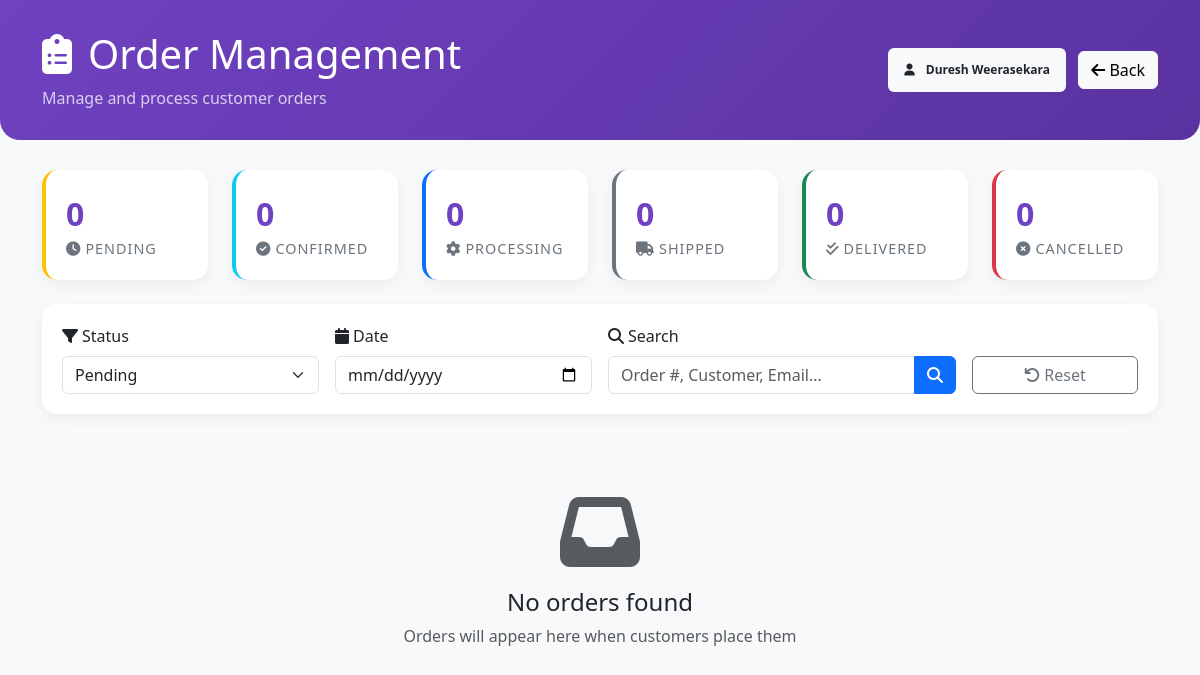
/pages/admin/staff-orders.php (signed in), run on an earlier commit of the app's database.
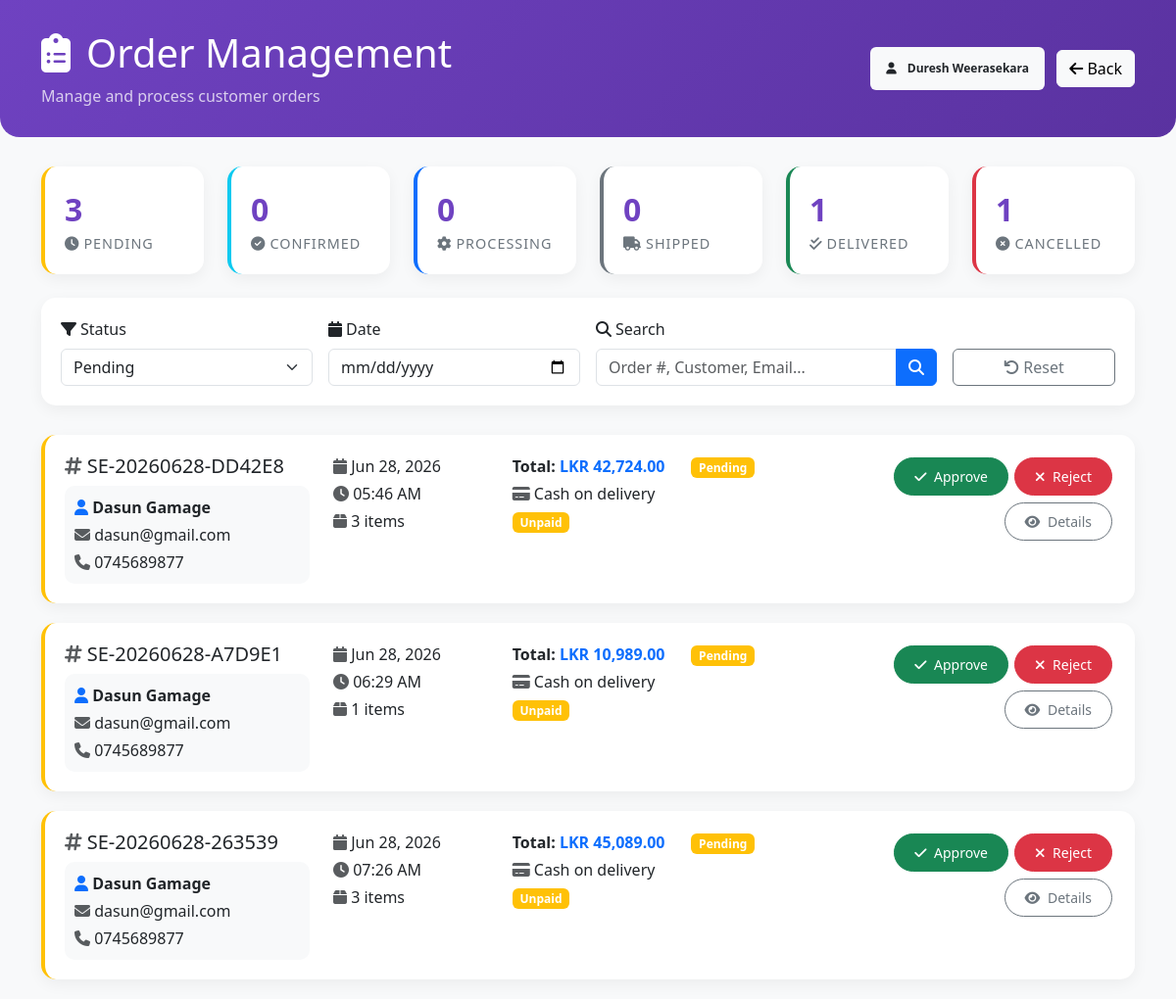
And on a later commit of the database.
### tables this page shows
CREATE TABLE `orders` (
  `id` int(11) NOT NULL,
  `order_number` varchar(50) NOT NULL,
  `user_id` int(11) DEFAULT NULL,
  `total_amount` decimal(10,2) NOT NULL,
  `discount_amount` decimal(10,2) DEFAULT 0.00,
  `tax_amount` decimal(10,2) DEFAULT 0.00,
  `grand_total` decimal(10,2) NOT NULL,
  `status` enum('pending','confirmed','processing','shipped','delivered','cancelled','refunded') DEFAULT 'pending',
  `payment_method` enum('cash_on_delivery','card','bank_transfer','online') DEFAULT 'cash_on_delivery',
  `payment_status` enum('unpaid','paid','refunded','failed') DEFAULT 'unpaid',
  `shipping_address` text DEFAULT NULL,
  `billing_address` text DEFAULT NULL,
  `phone` varchar(15) DEFAULT NULL,
  `notes` text DEFAULT NULL,
  `staff_notes` text DEFAULT NULL,
  `ordered_at` timestamp NOT NULL DEFAULT current_timestamp(),
  `updated_at` timestamp NULL DEFAULT NULL ON UPDATE current_timestamp(),
  `approved_at` timestamp NULL DEFAULT NULL,
  `delivered_at` timestamp NULL DEFAULT NULL,
  `processed_by` int(11) DEFAULT NULL
);

CREATE TABLE `reg` (
  `regID` int(10) NOT NULL,
  `fName` varchar(25) NOT NULL,
  `lName` varchar(25) NOT NULL,
  `email` varchar(50) NOT NULL,
  `contactNo` varchar(10) NOT NULL,
  `password` varchar(64) NOT NULL,
  `password_changed` tinyint(1) DEFAULT 0,
  `regDate` timestamp NOT NULL DEFAULT current_timestamp() ON UPDATE current_timestamp(),
  `modifyDate` datetime NOT NULL,
  `role` varchar(20) NOT NULL,
  `cStatus` tinyint(1) NOT NULL
);

### pages/admin/staff-orders.php (the view, shortened to what the changed rows need)
<?php
$status_filter = $_GET['status'] ?? 'pending';
$where_conditions = [];
$params = [];
if ($status_filter !== 'all') {
    $where_conditions[] = "o.status = ?";
    $params[] = $status_filter;
}
$where_clause = !empty($where_conditions) ? 'WHERE ' . implode(' AND ', $where_conditions) : '';
try {
    $pdo = getPDOConnection();
    $query = "
        SELECT o.*, r.fName as customer_name, r.email, r.contactNo,
               (SELECT COUNT(*) FROM order_items WHERE order_id = o.id) as items_count
        FROM orders o
        JOIN reg r ON o.user_id = r.regID
        {$where_clause}
        ORDER BY
            CASE
                WHEN o.status = 'pending' THEN 1
                WHEN o.status = 'confirmed' THEN 2
                WHEN o.status = 'processing' THEN 3
                WHEN o.status = 'shipped' THEN 4
                WHEN o.status = 'delivered' THEN 5
                WHEN o.status = 'cancelled' THEN 6
            END,
            o.ordered_at ASC
    ";
    $stmt = $pdo->prepare($query);
    if (!empty($params)) {
        $stmt->execute($params);
    } else {
        $stmt->execute();
    }
    $orders = $stmt->fetchAll(PDO::FETCH_ASSOC);
    $stats_query = "
        SELECT
            COUNT(*) as total_orders,
            SUM(CASE WHEN status = 'pending' THEN 1 ELSE 0 END) as pending_count,
            SUM(CASE WHEN status = 'confirmed' THEN 1 ELSE 0 END) as confirmed_count,
            SUM(CASE WHEN status = 'processing' THEN 1 ELSE 0 END) as processing_count,
            SUM(CASE WHEN status = 'shipped' THEN 1 ELSE 0 END) as shipped_count,
            SUM(CASE WHEN status = 'delivered' THEN 1 ELSE 0 END) as delivered_count,
            SUM(CASE WHEN status = 'cancelled' THEN 1 ELSE 0 END) as cancelled_count
        FROM orders
    ";
    $stats = $pdo->query($stats_query)->fetch(PDO::FETCH_ASSOC);
} catch (Exception $e) {
    error_log("Staff orders error: " . $e->getMessage());
    $orders = [];
    $stats = [];
}
function getStatusBadge($status) {
    $badges = [
        'pending' => 'warning',
        'confirmed' => 'info',
        'processing' => 'primary',
        'shipped' => 'secondary',
        'delivered' => 'success',
        'cancelled' => 'danger'
    ];
    $color = $badges[$status] ?? 'secondary';
    return "<span class='badge bg-{$color}'>" . ucfirst($status) . "</span>";
}
function getAvailableActions($status) {
    $actions = [
        'pending' => ['approve' => 'Approve', 'reject' => 'Reject'],
        'confirmed' => ['processing' => 'Start Processing', 'reject' => 'Cancel'],
        'processing' => ['ship' => 'Mark as Shipped', 'reject' => 'Cancel'],
        'shipped' => ['deliver' => 'Mark as Delivered'],
        'delivered' => [],
        'cancelled' => []
    ];
    return $actions[$status] ?? [];
}
?>
<!DOCTYPE html>
<html lang="en">
<head>
    <link href="https://cdn.jsdelivr.net/npm/bootstrap@5.3.0-alpha1/dist/css/bootstrap.min.css" rel="stylesheet">
    <link rel="stylesheet" href="https://cdnjs.cloudflare.com/ajax/libs/font-awesome/6.4.0/css/all.min.css">
    <link href="https://cdn.datatables.net/1.13.4/css/dataTables.bootstrap5.min.css" rel="stylesheet">
</head>
<body>
<div class="page-header">
    <div class="container">
        <div class="row align-items-center">
            <div class="col-md-8">
                <h1><i class="fas fa-clipboard-list me-3"></i>Order Management</h1>
            </div>
        </div>
    </div>
</div>
<div class="container">
    <div class="row mb-4">
        <div class="col-md-2 col-6">
            <div class="stat-card pending" onclick="filterOrders('pending')">
                <div class="number"><?php echo $stats['pending_count'] ?? 0; ?></div>
                <div class="label"><i class="fas fa-clock me-1"></i>Pending</div>
            </div>
        </div>
        <div class="col-md-2 col-6">
            <div class="stat-card delivered" onclick="filterOrders('delivered')">
                <div class="number"><?php echo $stats['delivered_count'] ?? 0; ?></div>
                <div class="label"><i class="fas fa-check-double me-1"></i>Delivered</div>
            </div>
        </div>
        <div class="col-md-2 col-6">
            <div class="stat-card cancelled" onclick="filterOrders('cancelled')">
                <div class="number"><?php echo $stats['cancelled_count'] ?? 0; ?></div>
                <div class="label"><i class="fas fa-times-circle me-1"></i>Cancelled</div>
            </div>
        </div>
    </div>
    <div id="ordersList">
        <?php if (empty($orders)): ?>
            <div class="text-center py-5">
                <i class="fas fa-inbox display-1 text-muted"></i>
                <h4 class="mt-3">No orders found</h4>
                <p class="text-muted">Orders will appear here when customers place them</p>
            </div>
        <?php else: ?>
            <?php foreach ($orders as $order): ?>
            <div class="order-card <?php echo $order['status']; ?>" id="order-<?php echo $order['id']; ?>">
                <div class="row">
                    <div class="col-md-3">
                        <h5 class="mb-1">
                            <i class="fas fa-hashtag text-muted"></i>
                            <?php echo htmlspecialchars($order['order_number']); ?>
                        </h5>
                        <div class="customer-info mt-2">
                            <p class="mb-1">
                                <i class="fas fa-user text-primary"></i>
                                <strong><?php echo htmlspecialchars($order['customer_name']); ?></strong>
                            </p>
                            <p class="mb-1">
                                <i class="fas fa-envelope text-muted"></i>
                                <?php echo htmlspecialchars($order['email']); ?>
                            </p>
                            <p class="mb-0">
                                <i class="fas fa-phone text-muted"></i>
                                <?php echo htmlspecialchars($order['contactNo'] ?? 'N/A'); ?>
                            </p>
                        </div>
                    </div>
                    <div class="col-md-2">
                        <p class="mb-1">
                            <i class="fas fa-calendar text-muted"></i>
                            <?php echo date('M d, Y', strtotime($order['ordered_at'])); ?>
                        </p>
                        <p class="mb-1">
                            <i class="fas fa-clock text-muted"></i>
                            <?php echo date('h:i A', strtotime($order['ordered_at'])); ?>
                        </p>
                        <p class="mb-0">
                            <i class="fas fa-box text-muted"></i>
                            <?php echo $order['items_count']; ?> items
                        </p>
                    </div>
                    <div class="col-md-2">
                        <p class="mb-1">
                            <strong>Total:</strong>
                            <span class="text-primary fw-bold">LKR <?php echo number_format($order['grand_total'], 2); ?></span>
                        </p>
                        <p class="mb-1">
                            <i class="fas fa-credit-card text-muted"></i>
                            <?php echo ucfirst(str_replace('_', ' ', $order['payment_method'])); ?>
                        </p>
                        <p class="mb-0">
                            <span class="badge <?php echo $order['payment_status'] === 'paid' ? 'bg-success' : 'bg-warning'; ?>">
                                <?php echo ucfirst($order['payment_status']); ?>
                            </span>
                        </p>
                    </div>
                    <div class="col-md-2">
                        <div class="mb-2">
                            <?php echo getStatusBadge($order['status']); ?>
                        </div>
                    </div>
                    <div class="col-md-3">
                        <div class="d-flex flex-wrap justify-content-end">
                            <?php $actions = getAvailableActions($order['status']); ?>
                            <?php foreach ($actions as $action_key => $action_label): ?>
                                <button class="btn btn-sm action-btn btn-<?php
                                    echo $action_key === 'reject' ? 'danger' :
                                         ($action_key === 'approve' ? 'success' :
                                         ($action_key === 'processing' ? 'primary' :
                                         ($action_key === 'ship' ? 'info' : 'secondary')));
                                ?> order-action"
                                        data-id="<?php echo $order['id']; ?>"
                                        data-action="<?php echo $action_key; ?>"
                                        data-order="<?php echo htmlspecialchars($order['order_number']); ?>">
                                    <i class="fas fa-<?php
                                        echo $action_key === 'reject' ? 'times' :
                                             ($action_key === 'approve' ? 'check' :
                                             ($action_key === 'processing' ? 'cog' :
                                             ($action_key === 'ship' ? 'truck' : 'check-double')));
                                    ?> me-1"></i>
                                    <?php echo $action_label; ?>
                                </button>
                            <?php endforeach; ?>
                            <button class="btn btn-sm btn-outline-secondary action-btn view-details mt-1"
                                    data-id="<?php echo $order['id']; ?>">
                                <i class="fas fa-eye me-1"></i> Details
                            </button>
                        </div>
                    </div>
                </div>
            </div>
            <?php endforeach; ?>
        <?php endif; ?>
    </div>
</div>
</body>
</html>

What changed in the data, as far as the page shows it:
added orders: order_number "SE-20260628-DD42E8", user.fName "Dasun Gamage", user.email "dasun@gmail.com", user.contactNo "0745689877", ordered_at "Jun 28, 2026", ordered_at "05:46 AM", items_count "3", grand_total "42,724.00", payment_method "Cash on delivery", payment_status "Unpaid", status "Pending", status "Approve", status "Reject"
added orders: order_number "SE-20260628-A7D9E1", user.fName "Dasun Gamage", user.email "dasun@gmail.com", user.contactNo "0745689877", ordered_at "Jun 28, 2026", ordered_at "06:29 AM", items_count "1", grand_total "10,989.00", payment_method "Cash on delivery", payment_status "Unpaid", status "Pending", status "Approve", status "Reject"
added orders: order_number "SE-20260628-263539", user.fName "Dasun Gamage", user.email "dasun@gmail.com", user.contactNo "0745689877", ordered_at "Jun 28, 2026", ordered_at "07:26 AM", items_count "3", grand_total "45,089.00", payment_method "Cash on delivery", payment_status "Unpaid", status "Pending", status "Approve", status "Reject"
Also different on the page:
$stats['pending_count']: "0" → "3"
$stats['delivered_count']: "0" → "1"
$stats['cancelled_count']: "0" → "1"
text no longer shown: "No orders found Orders will appear here when customers place them"
